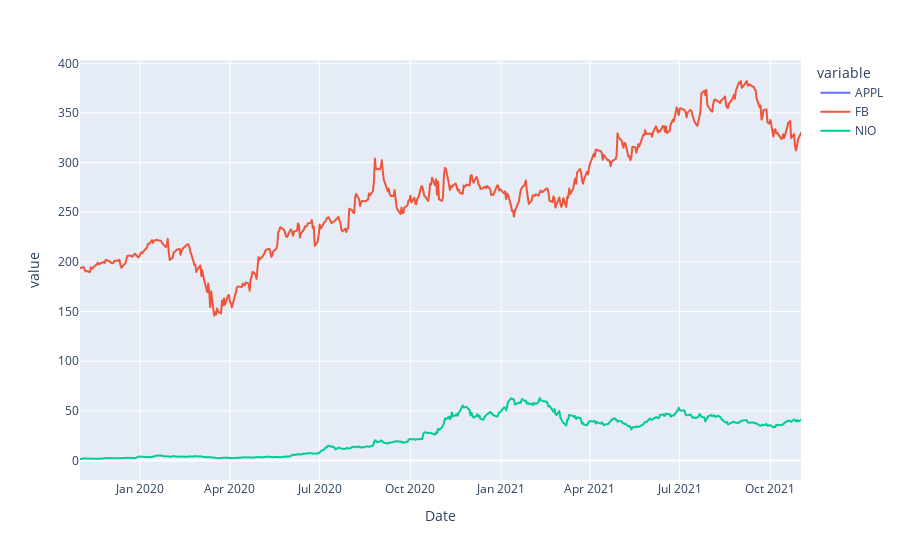

Write notebook code for a chart like this one.
### Code cell
px.line(df_sic)

### Figure 1 — Plotly figure (JSON) as saved in the notebook; plotly's stock layout.template omitted (floating-point values rounded to 4 significant figures; data arrays with more than 128 entries replaced by an {"elided": "..."} marker saying what was removed)
{"data": [{"hovertemplate": "variable=APPL<br>Date=%{x}<br>value=%{y}<extra></extra>", "legendgroup": "APPL", "line": {"color": "#636efa", "dash": "solid"}, "mode": "lines", "name": "APPL", "showlegend": true, "type": "scattergl", "x": {"elided": "504 str values"}, "xaxis": "x", "y": {"elided": "504 null values"}, "yaxis": "y"}, {"hovertemplate": "variable=FB<br>Date=%{x}<br>value=%{y}<extra></extra>", "legendgroup": "FB", "line": {"color": "#EF553B", "dash": "solid"}, "mode": "lines", "name": "FB", "showlegend": true, "type": "scattergl", "x": {"elided": "504 str values"}, "xaxis": "x", "y": {"elided": "504 float values"}, "yaxis": "y"}, {"hovertemplate": "variable=NIO<br>Date=%{x}<br>value=%{y}<extra></extra>", "legendgroup": "NIO", "line": {"color": "#00cc96", "dash": "solid"}, "mode": "lines", "name": "NIO", "showlegend": true, "type": "scattergl", "x": {"elided": "504 str values"}, "xaxis": "x", "y": {"elided": "504 float values"}, "yaxis": "y"}], "layout": {"legend": {"title": {"text": "variable"}, "tracegroupgap": 0}, "margin": {"t": 60}, "xaxis": {"anchor": "y", "domain": [0, 1], "title": {"text": "Date"}}, "yaxis": {"anchor": "x", "domain": [0, 1], "title": {"text": "value"}}}}
